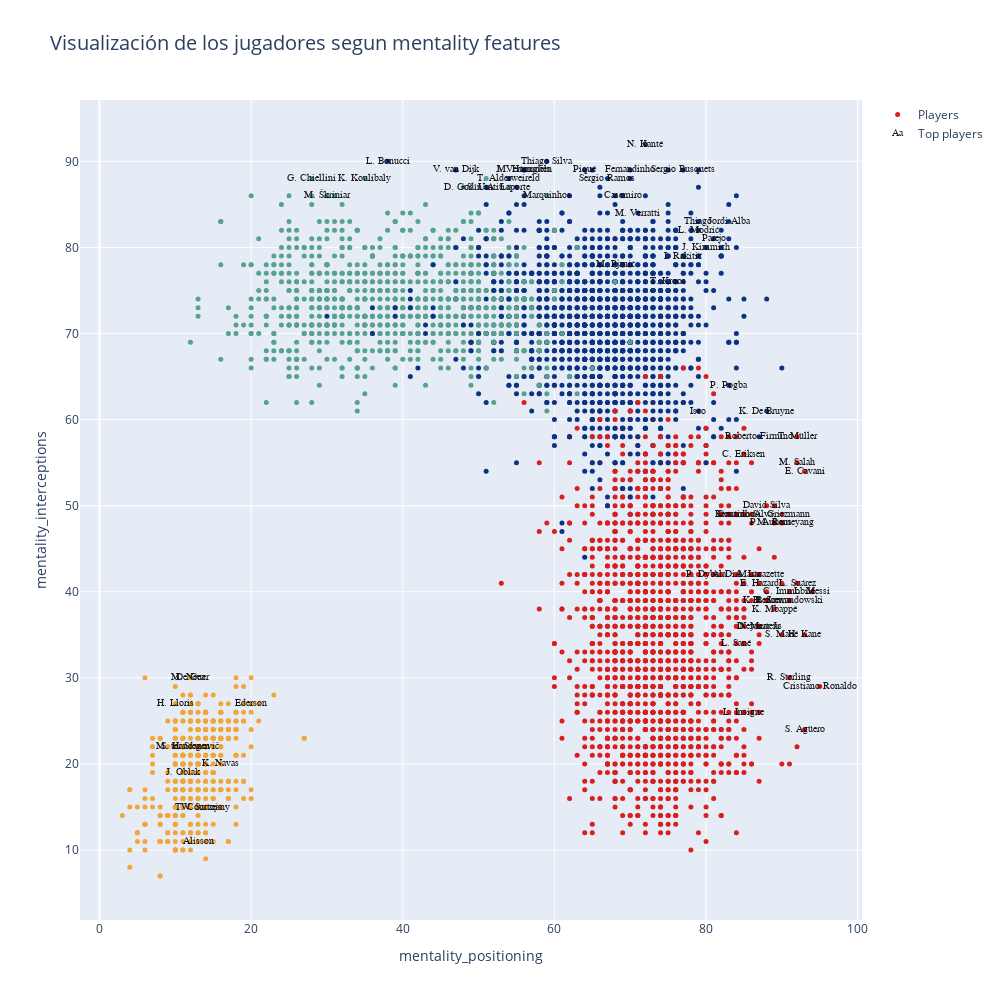

Notebook source saved alongside this figure:
### Code cell
n_clusters = 4

km = KMeans(n_clusters=n_clusters)
km.fit(dfn)

clusters = km.labels_
skill_1 = 'mentality_positioning'
skill_2 = 'mentality_interceptions'
bool_crack = dfn.overall>85

graf1 = go.Scatter(x=dfn[skill_1], 
                   y=dfn[skill_2],
                   name='Players',
                   text=dfo[['club', 'team_position']].apply(lambda x:f'{x.club} - {x.team_position}', axis=1),
                   mode='markers',
                   marker=dict(size=5,
                   color = clusters.astype(np.float),
                   colorscale='Portland',
                   showscale=False))

crack =go.Scatter(x=dfn.loc[bool_crack,skill_1], 
                  y=dfn.loc[bool_crack,skill_2],
                  name='Top players',
                  text=dfo.loc[bool_crack,'short_name'],
                  textfont=dict(family='sans serif',size=10,color='black'),
                  opacity=0.9,
                  mode='text')

data=[graf1, crack]

layout = go.Layout(title="Visualización de los jugadores segun mentality features KMeans", 
                   titlefont=dict(size=20),
                   xaxis=dict(title=skill_1),
                   yaxis=dict(title=skill_2),
                   autosize=False,
                   width=1000,
                   height=1000)

fig = go.Figure(data=data, layout=layout)

iplot(fig)

### Figure 1 — Plotly figure (JSON) as saved in the notebook; plotly's stock layout.template omitted (floating-point values rounded to 4 significant figures; data arrays with more than 128 entries replaced by an {"elided": "..."} marker saying what was removed)
{"data": [{"marker": {"color": {"elided": "4756 int values"}, "colorscale": [[0, "rgb(12,51,131)"], [0.25, "rgb(10,136,186)"], [0.5, "rgb(242,211,56)"], [0.75, "rgb(242,143,56)"], [1, "rgb(217,30,30)"]], "showscale": false, "size": 5}, "mode": "markers", "name": "Players", "text": {"elided": "4756 str values"}, "type": "scatter", "x": {"elided": "4756 int values"}, "y": {"elided": "4756 int values"}}, {"mode": "text", "name": "Top players", "opacity": 0.9, "text": ["L. Messi", "Cristiano Ronaldo", "Neymar Jr", "J. Oblak", "E. Hazard", "K. De Bruyne", "M. ter Stegen", "V. van Dijk", "L. Modrić", "M. Salah", "K. Mbappé", "K. Koulibaly", "H. Kane", "Alisson", "De Gea", "N. Kanté", "G. Chiellini", "S. Agüero", "Sergio Ramos", "L. Suárez", "R. Lewandowski", "Sergio Busquets", "A. Griezmann", "P. Dybala", "P. Pogba", "Ederson", "R. Sterling", "C. Eriksen", "T. Courtois", "Piqué", "S. Handanovič", "M. Neuer", "H. Lloris", "David Silva", "E. Cavani", "D. Godín", "T. Kroos", "M. Reus", "P. Aubameyang", "S. Mané", "A. Laporte", "Bernardo Silva", "Casemiro", "H. Son", "Fernandinho", "Thiago Silva", "K. Benzema", "J. Vertonghen", "D. Mertens", "M. Hummels", "T. Alderweireld", "Jordi Alba", "Thiago", "K. Navas", "L. Insigne", "L. Sané", "Marquinhos", "M. Škriniar", "M. Verratti", "S. Umtiti", "W. Szczęsny", "J. Kimmich", "Isco", "Roberto Firmino", "I. Rakitić", "M. Pjanić", "A. Di María", "L. Bonucci", "Coutinho", "Parejo", "T. Müller", "C. Immobile", "A. Lacazette"], "textfont": {"color": "black", "family": "sans serif", "size": 10}, "type": "scatter", "x": [94, 95, 87, 11, 87, 88, 11, 47, 79, 92, 89, 35, 93, 13, 12, 72, 28, 93, 67, 92, 91, 77, 90, 80, 83, 20, 91, 85, 13, 64, 12, 12, 10, 88, 93, 48, 75, 89, 90, 90, 54, 85, 69, 88, 70, 59, 88, 56, 87, 56, 54, 83, 79, 16, 85, 84, 59, 30, 71, 51, 14, 80, 79, 87, 77, 68, 84, 38, 84, 81, 92, 91, 87], "y": [40, 29, 36, 19, 41, 61, 22, 89, 82, 55, 38, 88, 35, 11, 30, 92, 88, 24, 88, 41, 39, 89, 49, 42, 64, 27, 30, 56, 15, 89, 22, 30, 27, 50, 54, 87, 76, 48, 48, 35, 87, 49, 86, 39, 89, 90, 39, 89, 36, 89, 88, 83, 83, 20, 26, 34, 86, 86, 84, 87, 15, 80, 61, 58, 79, 78, 42, 90, 49, 81, 58, 40, 42]}], "layout": {"autosize": false, "height": 1000, "title": {"font": {"size": 20}, "text": "Visualización de los jugadores segun mentality features"}, "width": 1000, "xaxis": {"autorange": true, "range": [-2.572, 100.6], "title": {"text": "mentality_positioning"}, "type": "linear"}, "yaxis": {"autorange": true, "range": [1.874, 97.13], "title": {"text": "mentality_interceptions"}, "type": "linear"}}}
